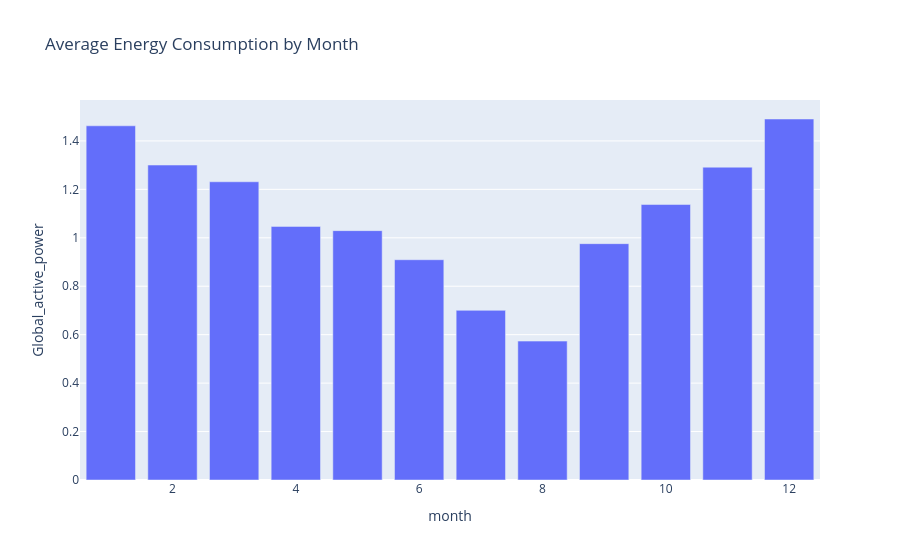

The notebook cell saved with this chart:
### Code cell
monthly_avg = hourly_df.groupby('month')['Global_active_power'].mean().reset_index()

fig = px.bar(
    monthly_avg, 
    x='month', 
    y='Global_active_power',
    title='Average Energy Consumption by Month'
)
fig.show()

### Figure 1 — Plotly figure (JSON) as saved in the notebook; plotly's stock layout.template omitted (floating-point values rounded to 4 significant figures)
{"data": [{"hovertemplate": "month=%{x}<br>Global_active_power=%{y}<extra></extra>", "legendgroup": "", "marker": {"color": "#636efa", "pattern": {"shape": ""}}, "name": "", "orientation": "v", "showlegend": false, "textposition": "auto", "type": "bar", "x": [1, 2, 3, 4, 5, 6, 7, 8, 9, 10, 11, 12], "xaxis": "x", "y": [1.462, 1.3, 1.231, 1.047, 1.03, 0.9094, 0.7004, 0.5734, 0.9758, 1.137, 1.291, 1.49], "yaxis": "y"}], "layout": {"barmode": "relative", "legend": {"tracegroupgap": 0}, "title": {"text": "Average Energy Consumption by Month"}, "xaxis": {"anchor": "y", "domain": [0, 1], "title": {"text": "month"}}, "yaxis": {"anchor": "x", "domain": [0, 1], "title": {"text": "Global_active_power"}}}}
